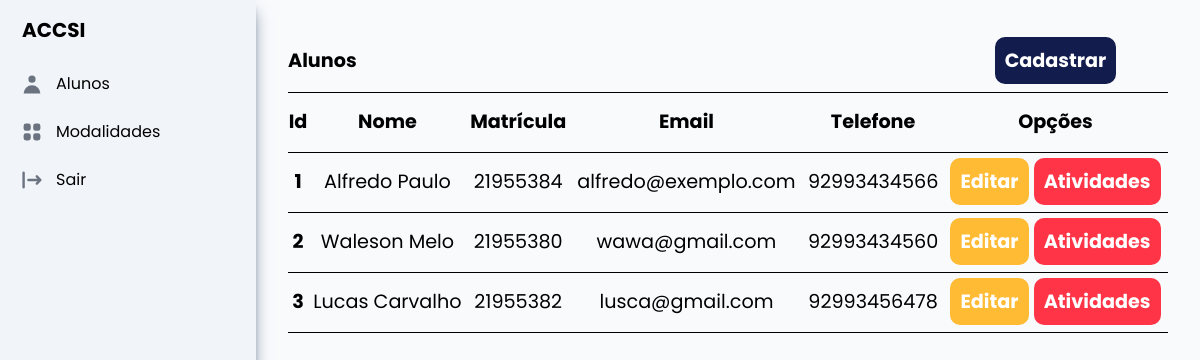
The app's page / (signed in), older data.
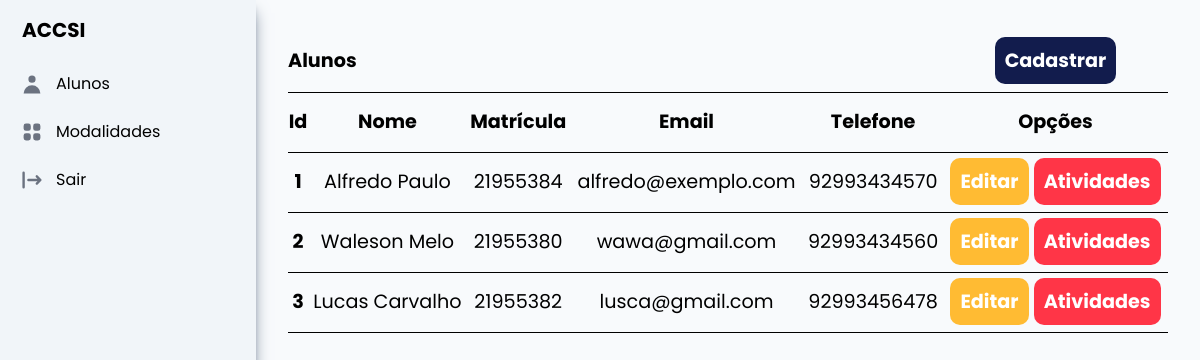
The same page, newer data.
### aluno/models.py (models this page shows)
class Aluno(models.Model):
    id_aluno = models.AutoField(primary_key=True)
    nome = models.CharField(max_length=50)
    matricula = models.IntegerField(unique=True)
    email = models.EmailField(max_length=50)
    telefone = models.CharField(max_length=20)

### aluno/views.py (the view)
# urls.py: path('', views.ListarAlunos.as_view(), name="home"),
@method_decorator(login_required, name='dispatch')
class ListarAlunos(ListView):
    template_name = 'listar_aluno.html'
    model = Aluno
    context_object_name = 'alunos'

### aluno/templates/listar_aluno.html
{% extends 'base.html' %}
{% load static %}
{% block style %}
    <link rel="stylesheet" href="{% static 'css/tabelas.css' %}" />
{% endblock %}
{% block conteudo %}
    <table>
        <thead>
            <tr>
                <th colspan="5" style="text-align: start">Alunos</th>
                <th colspan="1" style="justify-content: end">
                    <a class="cad" href="{% url 'cadastrar_aluno' %}">Cadastrar</a>
                </th>
            </tr>
            <tr>
                <th scope="col">Id</th>
                <th scope="col">Nome</th>
                <th scope="col">Matrícula</th>
                <th scope="col">Email</th>
                <th scope="col">Telefone</th>
                <th scope="col">Opções</th>
            </tr>
        </thead>
        <tbody>
            {% for aluno in alunos %}
                <tr>
                    <th scope="row">{{ aluno.id_aluno }}</th>
                    <td>{{ aluno.nome }}</td>
                    <td>{{ aluno.matricula }}</td>
                    <td>{{ aluno.email }}</td>
                    <td>{{ aluno.telefone }}</td>
                    <td>
                        <a class="edit" href="{% url 'editar_aluno' aluno.id_aluno %}">Editar</a>
                        <a class="delete"
                           href="{% url 'listar_aproveitamento' aluno.id_aluno %}">Atividades</a>
                    </td>
                </tr>
            {% endfor %}
        </tbody>
    </table>
{% endblock %}

Row changes from the older to the newer data that the page shows:
changed Aluno "Alfredo Paulo": telefone "92993434566" → "92993434570"
